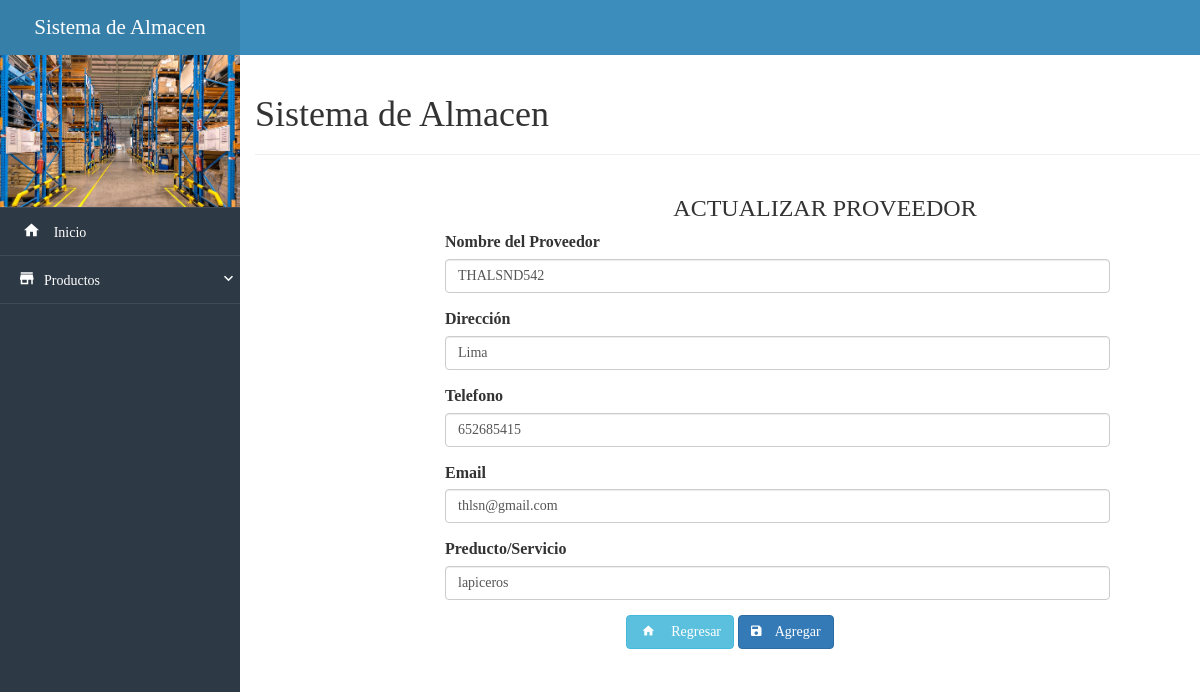
The app's page /css/actualizar2.php?id=14 with its own data.
### tables this page shows
CREATE TABLE `proveedor` (
  `id` smallint(6) NOT NULL,
  `nombre_proveedor` varchar(50) NOT NULL,
  `direccion` varchar(50) DEFAULT NULL,
  `telefono` varchar(10) DEFAULT NULL,
  `email` varchar(50) DEFAULT NULL,
  `producto_servicio` varchar(50) DEFAULT NULL
);

### css/actualizar2.php (the view, shortened to what this page needs)
<?php
include('link.php');
require '../conexion.php';
$id = $_GET['id'];
$sql = " SELECT * FROM proveedor WHERE id = '$id'";
$resultado = $mysqli->query($sql);
$row = $resultado->fetch_array(MYSQLI_ASSOC);
?>
<!DOCTYPE html>
<html lang="es">
<head>
</head>
<body>
    <div class="navbar-lateral full-reset">
        <div class="full-reset container-menu-movile custom-scroll-containers">
            <div class="logo ">
                Sistema de Almacen
            </div>
            <div>
                <figure>
                    <img src="../assets/img/logo.jpg"  class="img-responsive center-box"
                     style="width:100%; height: 27%;">
                </figure>
            </div>
            <div class="full-reset nav-lateral-list-menu">
                <ul class="list-unstyled">
                    <li><a href="../inicio.php"><i class="zmdi zmdi-home zmdi-hc-fw"></i>&nbsp;&nbsp; Inicio</a></li>
                    <li>
                        <div class="dropdown-menu-button"><i class="zmdi zmdi-store"></i>&nbsp;&nbsp; Productos <i class="zmdi zmdi-chevron-down pull-right zmdi-hc-fw"></i></div>
                    </li>
                </ul>
            </div>
        </div>
    </div>
    <div class="content-page-container full-reset custom-scroll-containers">
        <nav class="navbar-user-top full-reset">
            <ul class="list-unstyled full-reset">
            </ul>
        </nav>
        <div class="container">
            <div class="page-header">
              <h1 class="all-tittles">Sistema de Almacen<small>   </small></h1>
            </div>
        <div class="edi">
                <div class="row">
                <h3 style="text-align:center">ACTUALIZAR PROVEEDOR</h3>
            </div>
                <form class="form-horizontal" method="POST" action="updatevista2.php" autocomplete="off">
                <div class="col-xs-12 col-sm-7 col-sm-offset-2">
                <div class="form-group">
                    <label for="nombre" class="">Nombre del Proveedor</label>
                        <input type="text" class="form-control" id="nombre" name="nombre"
                          required='required' title="nombre del proveedor,solamente letras" pattern="[a-zA-Z./- ]+"
                          value=<?php echo $row['nombre_proveedor'] ?>>
                </div>
                <div class="form-group">
                    <label for="direccion" class="">Dirección</label>
                        <input type="text" class="form-control" id="direccion" name="direccion"
                          required='required' title="Escribe la dirección del proveedor" pattern="[A-Za-z0-9./- ]+"
                           value=<?php echo $row['direccion'] ?>>
                    </div>
                <div class="form-group">
                    <label for="telefono" class="">Telefono</label>
                        <input type="text" class="form-control" id="telefono" name="telefono"
                        required='required' title="Escriba el número de telefono del proveedor"  maxlength="9"
						  pattern="[0-9]{9}"
                        value=<?php echo $row['telefono'] ?>>
                </div>
                <div class="form-group">
                    <label for="email" class="">Email</label>
                        <input type="email" class="form-control" id="email" name="email"
                        required='required' title="Escribe el Email de proveedor"
                        pattern="^[a-zA-Z0-9.!#$%&’*+/=?^_`{|}~-]+@[a-zA-Z0-9-]+(?:\.[a-zA-Z0-9-]+)*$"
                        value=<?php echo $row['email'] ?>>
                </div>
                <div class="form-group">
                    <label for="producto" class="">Preducto/Servicio</label>
                        <input type="text" class="form-control" id="producto" name="producto"
                        required='required' title="Escriba el producto que distribuye el proveedor" pattern="[a-zA-Z ]+"
                        value=<?php echo $row['producto_servicio'] ?>>
                </div>
                <div class="form-group">
                    <div class="col-sm-offset-3 col-sm-5">
                    <a href="../mostrarProv.php" class="btn btn-info"> <i class="zmdi zmdi-home zmdi-hc-fw"></i> &nbsp;&nbsp; Regresar</a>
						<button type="submit" class="btn btn-primary"> <i class="zmdi zmdi-floppy"></i> &nbsp;&nbsp; Agregar</button>
                    </div>
                </div>
                    </div>
            </form>
            </div>
        </div>
        <section class="full-reset text-center" style="padding: 40px 0;">
        </section>
	     </div>
</body>
</html>

### css/style.css (style rules this page uses)
html, body { height: 100%; margin: 0; padding: 0; width: 100%; font-size: 16px; font-family: "Parrafos" !important; background-color: #fff; }
.center-box { margin: 0 auto; }
.full-reset { margin: 0; padding: 0; width: 100%; }
.navbar-user-top { background-color: #3c8dbc; height: 55px; position: relative; top: 0; left: 0; z-index: 7; }
.navbar-user-top > ul { height: 55px; padding: 0 15px; margin: 0; }
.nav-lateral-list-menu ul li a, .nav-lateral-list-menu ul li div { width: 100%; min-height: 45px; line-height: 45px; display: block; padding: 0; padding-left: 20px; font-size: 14px; text-decoration: none; color: #fff; border-bottom: 1px solid rgba(230,233,238,.1); transition: .3s all ease-in-out; -moz-transition: .3s all ease-in-out; -ms-transition: .3s all ease-in-out; -webkit-transition: .3s all ease-in-out; }
.nav-lateral-list-menu i { font-size: 18px; line-height: 45px; }
.nav-lateral-list-menu ul li:first-child { border-top: 1px solid rgba(230,233,238,.1); }
.nav-lateral-list-menu ul li div { cursor: pointer; }
@media (min-width: 1200px) { .navbar-lateral { display: inherit !important; } }

### records on screen
proveedor: nombre "THALSND542", direccion "Lima", telefono "652685415", email "thlsn@gmail.com", producto "lapiceros"
